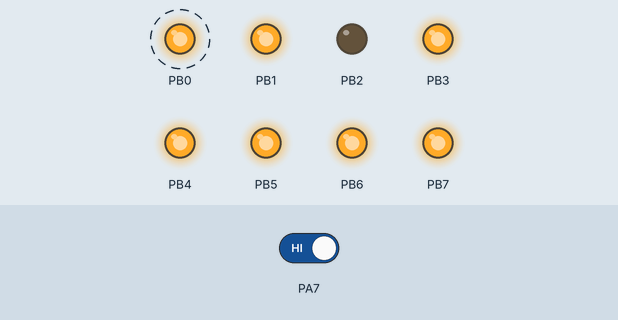
A program run on a simulated ATmega32, built with avr-gcc and emulated at 3.6864 MHz. On the bench: output pins drawn as LEDs (lit = HIGH). Dashed ring = blinking. Inputs (shaded band) come from the test bench; at power-on: PA7 HIGH.

Above: at 2.3 s.
2.4 s: PA7 driven LOW
At 3.7 s:
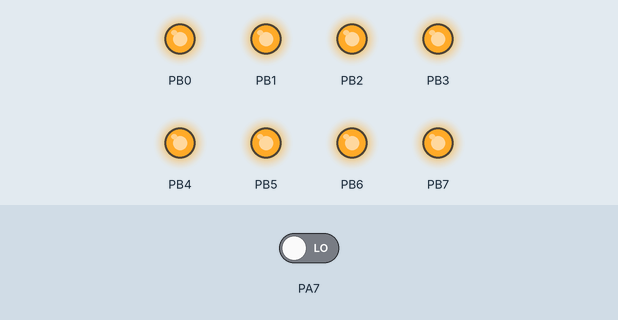
4.0 s: PA7 driven HIGH
At 7.9 s:
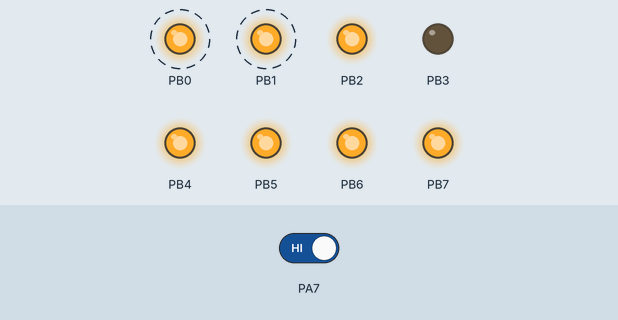
At 9.9 s:
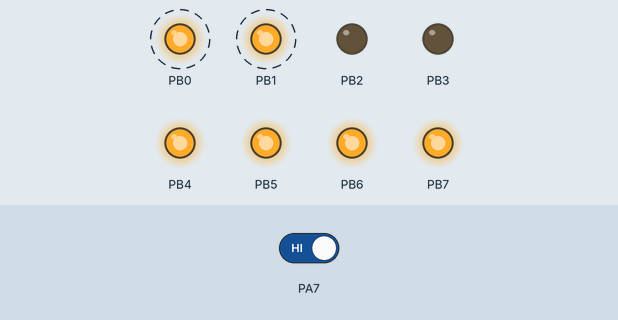
Timing chart, 0 to 24.5 s (numbered marks = the images above; inputs shaded):
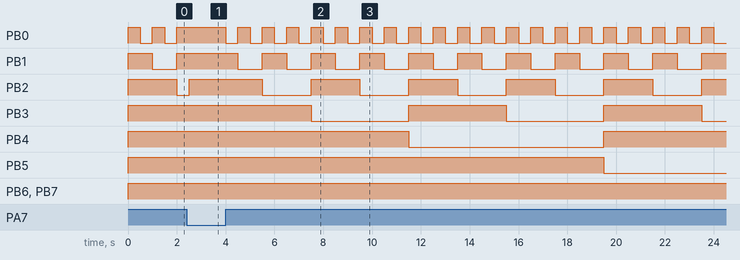

The program:

main.c
```c
/*
* LAB2_JTAGDebugging.c
*
* Created: 26-01-2017 10:00:02
* Author : Joachim
*/

#include <avr/io.h>
#define F_CPU 3686400
#include <util/delay.h>

int main(void)
{
	unsigned char i = 0;

	DDRA = 0;		//PORTA pins are inputs
	DDRB = 0xFF;	//PORTB pins are outputs

	/* Replace with your application code */
	while (1)
	{
		PORTB = ~i;

		i++;
		_delay_ms(500);
		if ((PINA & 0b10000000)==0)
			i=0;
	}
	return 0;
}
```

Measured:
- after the input at 2.4 s, PB0: stays HIGH (without the input it goes to LOW after 0.10 s); PB1: stays HIGH (without the input it goes to LOW after 0.60 s); PB2: LOW → HIGH after 0.10 s
- after the input at 4.0 s, PB0: alternates HIGH for 0.50 s and LOW for 0.50 s, starting at once; PB1: alternates HIGH for 1.0 s and LOW for 1.0 s, starting after 0.50 s
- by itself, PB0: alternates HIGH for 0.50 s and LOW for 0.50 s
